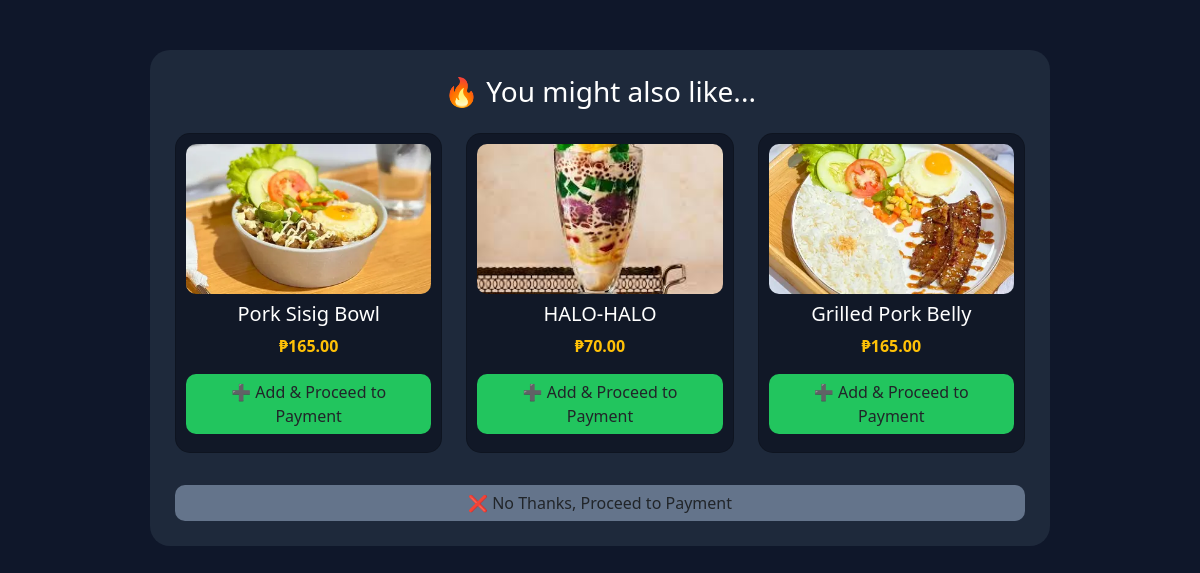
The app's page /recommend/ with its own data.
### menu/models.py (models this page shows, shortened)
class Food(models.Model):
    category = models.ForeignKey(Category, on_delete=models.CASCADE)
    name = models.CharField(max_length=100)
    description = models.TextField(blank=True, null=True)
    price = models.DecimalField(max_digits=6, decimal_places=2)
    image = models.ImageField(upload_to='foods/', null=True, blank=True)
    is_available = models.BooleanField(default=True)
    preparation_minutes = models.PositiveIntegerField(default=15)

### menu/views.py (the view)
# urls.py: path('recommend/', views.recommend, name='recommend'),
def recommend(request):
    recommends = Food.objects.filter(is_available=True).order_by('?')[:3]
    return render(request, 'recommend.html', {
        'recommends': recommends
    })

### templates/recommend.html (shortened to what this page needs)
<!DOCTYPE html>
<html>
<head>
    <link href="https://cdn.jsdelivr.net/npm/bootstrap@5.3.0/dist/css/bootstrap.min.css" rel="stylesheet">
</head>
<body>
<div class="box">
    <h3 class="mb-4">🔥 You might also like...</h3>
    <div class="row">
        {% for food in recommends %}
        <div class="col-md-4 mb-3">
            <div class="card">
                {% if food.image %}
                <img src="{{food.image.url}}" style="height:150px; width:100%; object-fit:cover;">
                {% endif %}
                <h5 class="mt-2">{{food.name}}</h5>
                <p class="text-warning fw-bold">₱{{food.price}}</p>
                <a href="/add/{{food.id}}/?next=payment" class="btn btn-add w-100 mb-2">
                    ➕ Add & Proceed to Payment
                </a>
            </div>
        </div>
        {% endfor %}
    </div>
    <a href="/checkout/" class="btn btn-skip w-100 mt-3">
        ❌ No Thanks, Proceed to Payment
    </a>
</div>
</body>
</html>

### templates/recommend.html (style rules this page uses)
body { background: #0f172a; color: white; font-family: 'Segoe UI', sans-serif; }
.box { max-width: 900px; margin: 50px auto; background: #1e293b; padding: 25px; border-radius: 20px; text-align: center; }
.card { background: #111827; border-radius: 15px; color: white; padding: 10px; transition: 0.3s; }
img { border-radius: 10px; }
.btn-add { background: #22c55e; border: none; border-radius: 10px; }
.btn-skip { background: #64748b; border: none; border-radius: 10px; }

### records on screen
Food: image (picture), name "Pork Sisig Bowl", price "165.00"
Food: image (picture), name "HALO-HALO", price "70.00"
Food: image (picture), name "Grilled Pork Belly", price "165.00"
